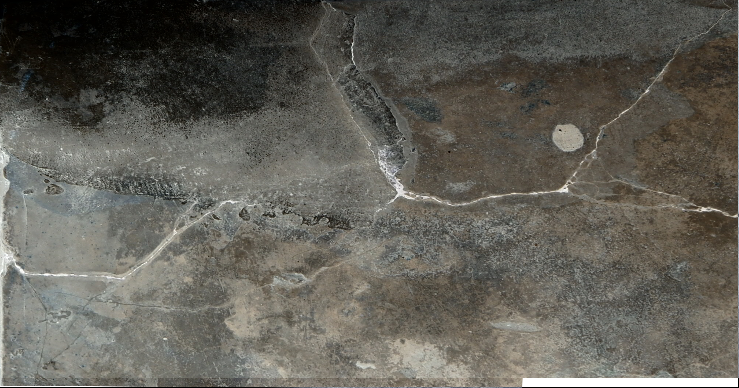
#> input picture Extracting_info/negative_image.png, 739 x 388 px, found by its file name
$ python binary_conversion.py
#> lines starting #> are read from the running program, lines starting #| are printed output that depends on the picture; after the words box and inside, x2 and y2 are one past the last pixel; in counts of white or black regions, pixels touching at a corner belong together
import cv2

def process_image(image_path):
#> called with image_path = 'Extracting_info/negative_image.png'
    img = cv2.imread(image_path, cv2.IMREAD_GRAYSCALE)
#> img: shape (388, 739); min 0, max 255, mean 94.4
    ret, bw_img = cv2.threshold(img, 127, 255, cv2.THRESH_BINARY)
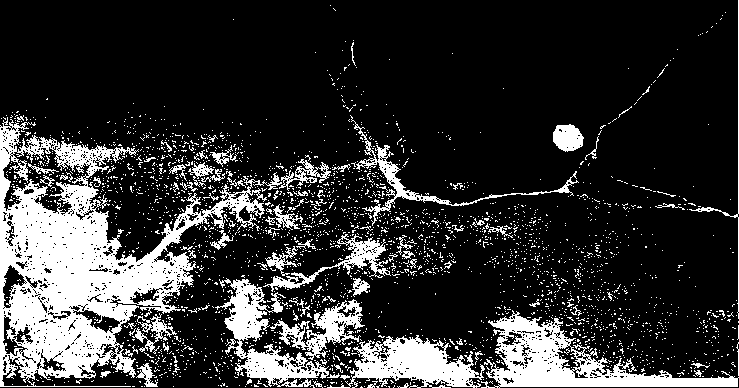
#> bw_img: shape (388, 739); 20.1% white; 2740 white regions (2655 under 20 px), largest, box (x1, y1, x2, y2) and area: (0, 117, 282, 387) 25596, (481, 310, 739, 388) 6673, (327, 335, 485, 388) 4112
    return bw_img

def show_image(image):
    cv2.imshow("Binary Image", image)
    cv2.waitKey(0)
    cv2.destroyAllWindows()

def main():
    image_path = 'Extracting_info/negative_image.png'
    binary_image = process_image(image_path)
    show_image(binary_image)

if __name__ == '__main__':
    main()
